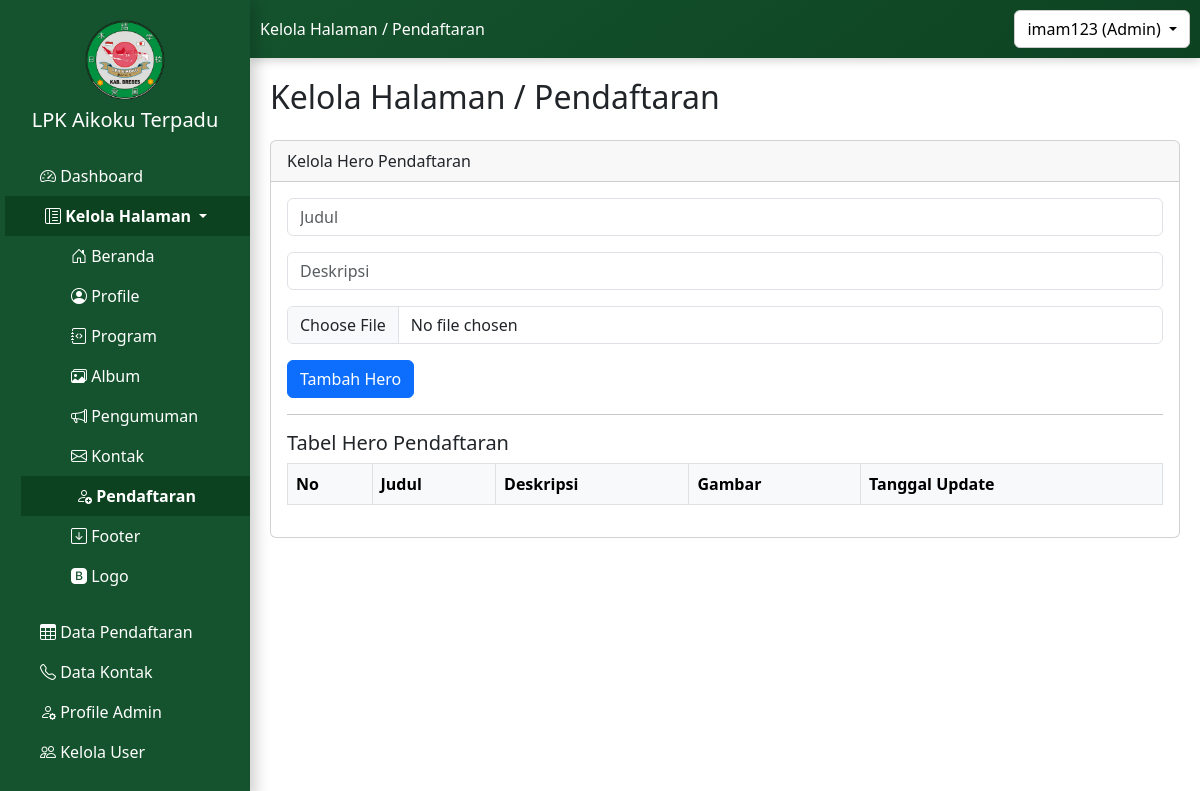
/admin/kelola_halaman/pendaftaran/pendaftaran_admin.php (signed in), run on an earlier commit of the app's database.
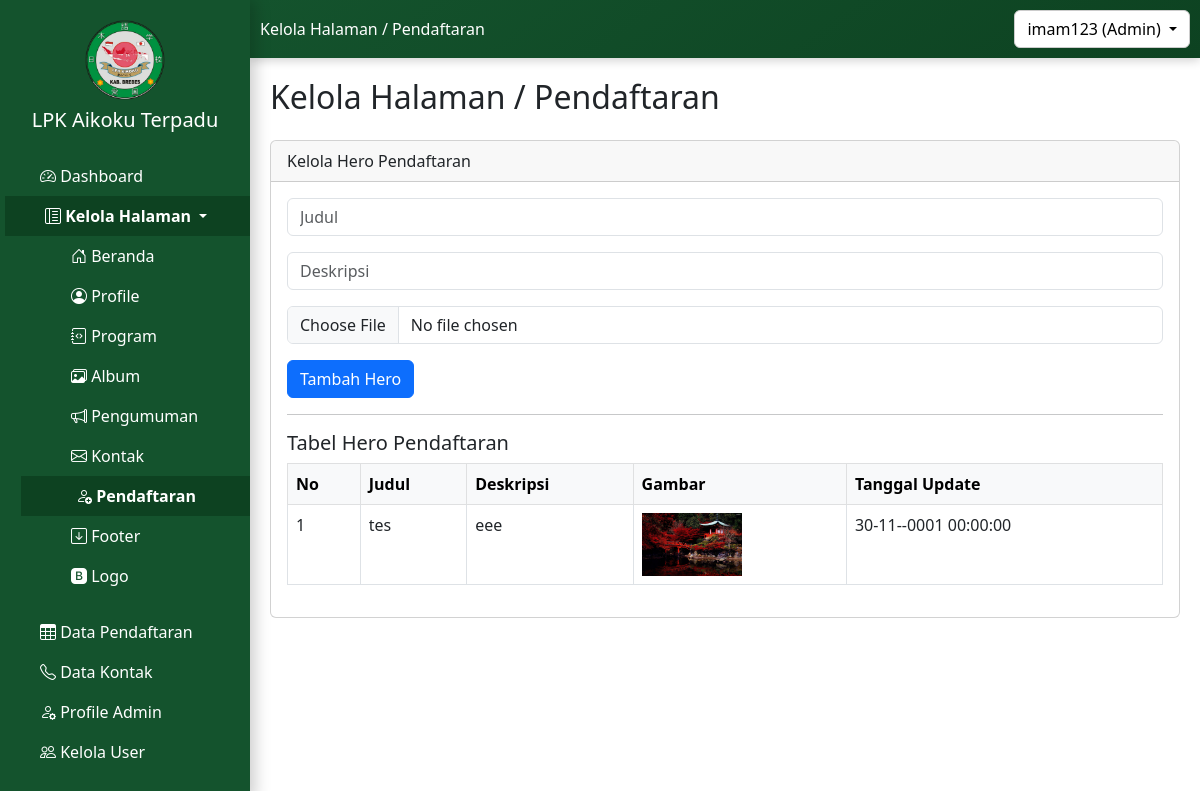
And on a later commit of the database.
### tables this page shows
CREATE TABLE `tb_hero_pendaftaran` (
  `id_hero` int(11) NOT NULL,
  `judul` varchar(255) NOT NULL,
  `deskripsi` text NOT NULL,
  `gambar` varchar(255) NOT NULL,
  `tanggal_upload` date NOT NULL
);

### admin/kelola_halaman/pendaftaran/pendaftaran_admin.php (the view, shortened to what this page needs)
<?php
$pageTitle = 'Kelola Halaman / Pendaftaran';
?>
<!DOCTYPE html>
<html lang="id">
<head>
    <link href="https://cdn.jsdelivr.net/npm/bootstrap@5.3.0/dist/css/bootstrap.min.css" rel="stylesheet">
</head>
<body>
    <?php include '../../../sidebar1.php'; ?>
    <div class="content">
        <h2 class="mb-4"><?php echo $pageTitle; ?></h2>
        <div class="card mb-4">
            <div class="card-header">Kelola Hero Pendaftaran</div>
            <div class="card-body">
                <form action="hero/proses_tambah_hero_pendaftaran.php" method="POST" enctype="multipart/form-data">
                    <input type="text" name="hero_title" class="form-control mb-3" placeholder="Judul" required>
                    <input type="text" name="hero_description" class="form-control mb-3" placeholder="Deskripsi"
                        required>
                    <input type="file" name="hero_image" class="form-control mb-3" required>
                    <button type="submit" class="btn btn-primary">Tambah Hero</button>
                </form>
                <hr>
                <h5>Tabel Hero Pendaftaran</h5>
                <table class="table table-bordered">
                    <thead class="table-light">
                        <tr>
                            <th>No</th>
                            <th>Judul</th>
                            <th>Deskripsi</th>
                            <th>Gambar</th>
                            <th>Tanggal Update</th>
                        </tr>
                    </thead>
                    <tbody>
                        <?php
                        include '../../../config.php';
                        $query = "SELECT * FROM tb_hero_pendaftaran ORDER BY id_hero DESC LIMIT 1";
                        $result = mysqli_query($mysqli, $query);
                        $no = 1;
                        while ($data = mysqli_fetch_assoc($result)) {
                            ?>
                            <tr>
                                <td><?= $no++ ?></td>
                                <td><?= htmlspecialchars($data['judul']) ?></td>
                                <td><?= htmlspecialchars($data['deskripsi']) ?></td>
                                <td><img src="../../../uploads/<?= $data['gambar'] ?>" width="100"></td>
                                <td><?= date('d-m-Y H:i:s', strtotime($data['tanggal_upload'])) ?></td>
                            </tr>
                        <?php } ?>
                    </tbody>
                </table>
            </div>
        </div>
    </div>
</body>
</html>

What changed in the data, as far as the page shows it:
added tb_hero_pendaftaran: judul "tes", deskripsi "eee", gambar (picture), tanggal_upload "30-11--0001 00:00:00"
